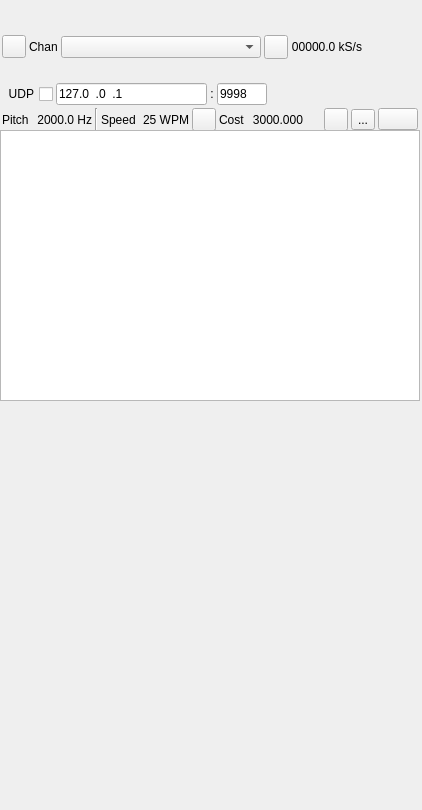
<?xml version="1.0" encoding="UTF-8"?>
<ui version="4.0">
 <class>MorseDecoderGUI</class>
 <widget class="RollupContents" name="MorseDecoderGUI">
  <property name="geometry">
   <rect>
    <x>0</x>
    <y>0</y>
    <width>422</width>
    <height>810</height>
   </rect>
  </property>
  <property name="sizePolicy">
   <sizepolicy hsizetype="Expanding" vsizetype="Expanding">
    <horstretch>0</horstretch>
    <verstretch>0</verstretch>
   </sizepolicy>
  </property>
  <property name="minimumSize">
   <size>
    <width>422</width>
    <height>407</height>
   </size>
  </property>
  <property name="font">
   <font>
    <family>Liberation Sans</family>
    <pointsize>9</pointsize>
   </font>
  </property>
  <property name="windowTitle">
   <string>Morse Decoder</string>
  </property>
  <widget class="QWidget" name="settingsContainer" native="true">
   <property name="geometry">
    <rect>
     <x>0</x>
     <y>10</y>
     <width>420</width>
     <height>121</height>
    </rect>
   </property>
   <property name="minimumSize">
    <size>
     <width>420</width>
     <height>0</height>
    </size>
   </property>
   <property name="windowTitle">
    <string>Settings</string>
   </property>
   <layout class="QVBoxLayout" name="verticalLayout">
    <property name="spacing">
     <number>3</number>
    </property>
    <property name="leftMargin">
     <number>2</number>
    </property>
    <property name="topMargin">
     <number>2</number>
    </property>
    <property name="rightMargin">
     <number>2</number>
    </property>
    <item>
     <layout class="QHBoxLayout" name="HeaderLayout">
      <property name="topMargin">
       <number>2</number>
      </property>
      <item>
       <widget class="ButtonSwitch" name="startStop">
        <property name="minimumSize">
         <size>
          <width>0</width>
          <height>22</height>
         </size>
        </property>
        <property name="toolTip">
         <string>start/stop acquisition</string>
        </property>
        <property name="text">
         <string/>
        </property>
        <property name="icon">
         <iconset resource="../../../sdrgui/resources/res.qrc">
          <normaloff>:/play.png</normaloff>
          <normalon>:/stop.png</normalon>:/play.png</iconset>
        </property>
       </widget>
      </item>
      <item>
       <widget class="QLabel" name="channelsLabel">
        <property name="text">
         <string>Chan</string>
        </property>
       </widget>
      </item>
      <item>
       <widget class="QComboBox" name="channels">
        <property name="minimumSize">
         <size>
          <width>200</width>
          <height>0</height>
         </size>
        </property>
        <property name="toolTip">
         <string>Channel index</string>
        </property>
       </widget>
      </item>
      <item>
       <widget class="QPushButton" name="channelApply">
        <property name="maximumSize">
         <size>
          <width>24</width>
          <height>24</height>
         </size>
        </property>
        <property name="toolTip">
         <string>(Re) apply channel selection</string>
        </property>
        <property name="text">
         <string/>
        </property>
        <property name="icon">
         <iconset resource="../../../sdrgui/resources/res.qrc">
          <normaloff>:/checkmark.png</normaloff>:/checkmark.png</iconset>
        </property>
       </widget>
      </item>
      <item>
       <widget class="QLabel" name="sinkSampleRateText">
        <property name="toolTip">
         <string>Channel sample rate</string>
        </property>
        <property name="text">
         <string>00000.0 kS/s</string>
        </property>
        <property name="alignment">
         <set>Qt::AlignRight|Qt::AlignTrailing|Qt::AlignVCenter</set>
        </property>
       </widget>
      </item>
      <item>
       <spacer name="horizontalSpacer">
        <property name="orientation">
         <enum>Qt::Horizontal</enum>
        </property>
        <property name="sizeHint" stdset="0">
         <size>
          <width>40</width>
          <height>20</height>
         </size>
        </property>
       </spacer>
      </item>
     </layout>
    </item>
    <item>
     <layout class="QHBoxLayout" name="udpLayout">
      <item>
       <widget class="QCheckBox" name="udpEnabled">
        <property name="toolTip">
         <string>Send messages via UDP</string>
        </property>
        <property name="layoutDirection">
         <enum>Qt::RightToLeft</enum>
        </property>
        <property name="text">
         <string>UDP</string>
        </property>
       </widget>
      </item>
      <item>
       <widget class="QLineEdit" name="udpAddress">
        <property name="minimumSize">
         <size>
          <width>120</width>
          <height>0</height>
         </size>
        </property>
        <property name="focusPolicy">
         <enum>Qt::ClickFocus</enum>
        </property>
        <property name="toolTip">
         <string>Destination UDP address</string>
        </property>
        <property name="inputMask">
         <string>000.000.000.000</string>
        </property>
        <property name="text">
         <string>127.0.0.1</string>
        </property>
       </widget>
      </item>
      <item>
       <widget class="QLabel" name="udpSeparator">
        <property name="text">
         <string>:</string>
        </property>
        <property name="alignment">
         <set>Qt::AlignCenter</set>
        </property>
       </widget>
      </item>
      <item>
       <widget class="QLineEdit" name="udpPort">
        <property name="minimumSize">
         <size>
          <width>50</width>
          <height>0</height>
         </size>
        </property>
        <property name="maximumSize">
         <size>
          <width>50</width>
          <height>16777215</height>
         </size>
        </property>
        <property name="focusPolicy">
         <enum>Qt::ClickFocus</enum>
        </property>
        <property name="toolTip">
         <string>Destination UDP port</string>
        </property>
        <property name="inputMask">
         <string>00000</string>
        </property>
        <property name="text">
         <string>9998</string>
        </property>
       </widget>
      </item>
      <item>
       <spacer name="udpSpacer">
        <property name="orientation">
         <enum>Qt::Horizontal</enum>
        </property>
        <property name="sizeHint" stdset="0">
         <size>
          <width>40</width>
          <height>20</height>
         </size>
        </property>
       </spacer>
      </item>
     </layout>
    </item>
    <item>
     <layout class="QHBoxLayout" name="morseStatLayout">
      <item>
       <widget class="QLabel" name="pitchLabel">
        <property name="text">
         <string>Pitch</string>
        </property>
       </widget>
      </item>
      <item>
       <widget class="QLabel" name="pitchText">
        <property name="minimumSize">
         <size>
          <width>60</width>
          <height>0</height>
         </size>
        </property>
        <property name="toolTip">
         <string>CW pitch (Hz)</string>
        </property>
        <property name="text">
         <string>2000.0 Hz</string>
        </property>
        <property name="alignment">
         <set>Qt::AlignRight|Qt::AlignTrailing|Qt::AlignVCenter</set>
        </property>
       </widget>
      </item>
      <item>
       <widget class="Line" name="line">
        <property name="orientation">
         <enum>Qt::Vertical</enum>
        </property>
       </widget>
      </item>
      <item>
       <widget class="QLabel" name="speedLabel">
        <property name="text">
         <string>Speed</string>
        </property>
       </widget>
      </item>
      <item>
       <widget class="QLabel" name="speedText">
        <property name="minimumSize">
         <size>
          <width>50</width>
          <height>0</height>
         </size>
        </property>
        <property name="toolTip">
         <string>CW speed (WPM)</string>
        </property>
        <property name="text">
         <string>25 WPM</string>
        </property>
        <property name="alignment">
         <set>Qt::AlignRight|Qt::AlignTrailing|Qt::AlignVCenter</set>
        </property>
       </widget>
      </item>
      <item>
       <widget class="QToolButton" name="statLock">
        <property name="toolTip">
         <string>Lock pitch and speed</string>
        </property>
        <property name="text">
         <string/>
        </property>
        <property name="icon">
         <iconset resource="../../../sdrgui/resources/res.qrc">
          <normaloff>:/unlocked.png</normaloff>
          <normalon>:/locked.png</normalon>:/unlocked.png</iconset>
        </property>
        <property name="checkable">
         <bool>true</bool>
        </property>
       </widget>
      </item>
      <item>
       <widget class="QLabel" name="cLabel">
        <property name="text">
         <string>Cost</string>
        </property>
       </widget>
      </item>
      <item>
       <widget class="QLabel" name="cText">
        <property name="minimumSize">
         <size>
          <width>55</width>
          <height>0</height>
         </size>
        </property>
        <property name="text">
         <string>3000.000</string>
        </property>
        <property name="alignment">
         <set>Qt::AlignRight|Qt::AlignTrailing|Qt::AlignVCenter</set>
        </property>
       </widget>
      </item>
      <item>
       <spacer name="horizontalSpacer_2">
        <property name="orientation">
         <enum>Qt::Horizontal</enum>
        </property>
        <property name="sizeHint" stdset="0">
         <size>
          <width>40</width>
          <height>20</height>
         </size>
        </property>
       </spacer>
      </item>
      <item>
       <widget class="ButtonSwitch" name="logEnable">
        <property name="maximumSize">
         <size>
          <width>24</width>
          <height>16777215</height>
         </size>
        </property>
        <property name="toolTip">
         <string>Start/stop logging of received characters to .txt file</string>
        </property>
        <property name="text">
         <string/>
        </property>
        <property name="icon">
         <iconset resource="../../../sdrgui/resources/res.qrc">
          <normaloff>:/record_off.png</normaloff>:/record_off.png</iconset>
        </property>
       </widget>
      </item>
      <item>
       <widget class="QToolButton" name="logFilename">
        <property name="toolTip">
         <string>Set log .csv filename</string>
        </property>
        <property name="text">
         <string>...</string>
        </property>
        <property name="icon">
         <iconset resource="../../../sdrgui/resources/res.qrc">
          <normaloff>:/save.png</normaloff>:/save.png</iconset>
        </property>
        <property name="checkable">
         <bool>false</bool>
        </property>
       </widget>
      </item>
      <item>
       <widget class="QPushButton" name="clearTable">
        <property name="toolTip">
         <string>Clear messages</string>
        </property>
        <property name="text">
         <string/>
        </property>
        <property name="icon">
         <iconset resource="../../../sdrgui/resources/res.qrc">
          <normaloff>:/bin.png</normaloff>:/bin.png</iconset>
        </property>
       </widget>
      </item>
     </layout>
    </item>
   </layout>
  </widget>
  <widget class="QWidget" name="dataContainer" native="true">
   <property name="geometry">
    <rect>
     <x>0</x>
     <y>130</y>
     <width>420</width>
     <height>271</height>
    </rect>
   </property>
   <property name="sizePolicy">
    <sizepolicy hsizetype="Expanding" vsizetype="Expanding">
     <horstretch>0</horstretch>
     <verstretch>0</verstretch>
    </sizepolicy>
   </property>
   <property name="minimumSize">
    <size>
     <width>420</width>
     <height>0</height>
    </size>
   </property>
   <layout class="QVBoxLayout" name="verticalLayout_2">
    <item>
     <widget class="QTextEdit" name="text"/>
    </item>
   </layout>
  </widget>
 </widget>
 <customwidgets>
  <customwidget>
   <class>ButtonSwitch</class>
   <extends>QToolButton</extends>
   <header>gui/buttonswitch.h</header>
  </customwidget>
  <customwidget>
   <class>RollupContents</class>
   <extends>QWidget</extends>
   <header>gui/rollupcontents.h</header>
   <container>1</container>
  </customwidget>
 </customwidgets>
 <resources>
  <include location="../../../sdrgui/resources/res.qrc"/>
 </resources>
 <connections/>
</ui>
